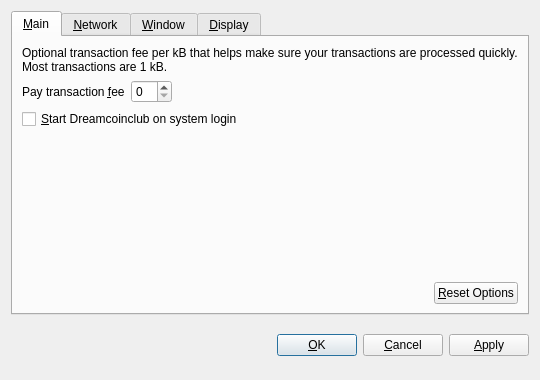
<?xml version="1.0" encoding="UTF-8"?>
<ui version="4.0">
 <class>OptionsDialog</class>
 <widget class="QDialog" name="OptionsDialog">
  <property name="geometry">
   <rect>
    <x>0</x>
    <y>0</y>
    <width>540</width>
    <height>380</height>
   </rect>
  </property>
  <property name="windowTitle">
   <string>Options</string>
  </property>
  <property name="modal">
   <bool>true</bool>
  </property>
  <layout class="QVBoxLayout" name="verticalLayout">
   <item>
    <widget class="QTabWidget" name="tabWidget">
     <property name="tabPosition">
      <enum>QTabWidget::North</enum>
     </property>
     <property name="currentIndex">
      <number>0</number>
     </property>
     <widget class="QWidget" name="tabMain">
      <attribute name="title">
       <string>&amp;Main</string>
      </attribute>
      <layout class="QVBoxLayout" name="verticalLayout_Main">
       <item>
        <widget class="QLabel" name="transactionFeeInfoLabel">
         <property name="text">
          <string>Optional transaction fee per kB that helps make sure your transactions are processed quickly. Most transactions are 1 kB.</string>
         </property>
         <property name="textFormat">
          <enum>Qt::PlainText</enum>
         </property>
         <property name="wordWrap">
          <bool>true</bool>
         </property>
        </widget>
       </item>
       <item>
        <layout class="QHBoxLayout" name="horizontalLayout_1_Main">
         <item>
          <widget class="QLabel" name="transactionFeeLabel">
           <property name="text">
            <string>Pay transaction &amp;fee</string>
           </property>
           <property name="textFormat">
            <enum>Qt::PlainText</enum>
           </property>
           <property name="buddy">
            <cstring>transactionFee</cstring>
           </property>
          </widget>
         </item>
         <item>
          <widget class="BitcoinAmountField" name="transactionFee"/>
         </item>
         <item>
          <spacer name="horizontalSpacer_1_Main">
           <property name="orientation">
            <enum>Qt::Horizontal</enum>
           </property>
           <property name="sizeHint" stdset="0">
            <size>
             <width>40</width>
             <height>20</height>
            </size>
           </property>
          </spacer>
         </item>
        </layout>
       </item>
       <item>
        <widget class="QCheckBox" name="bitcoinAtStartup">
         <property name="toolTip">
          <string>Automatically start Dreamcoinclub after logging in to the system.</string>
         </property>
         <property name="text">
          <string>&amp;Start Dreamcoinclub on system login</string>
         </property>
        </widget>
       </item>
       <item>
        <spacer name="verticalSpacer_Main">
         <property name="orientation">
          <enum>Qt::Vertical</enum>
         </property>
         <property name="sizeHint" stdset="0">
          <size>
           <width>20</width>
           <height>40</height>
          </size>
         </property>
        </spacer>
       </item>
       <item>
        <layout class="QHBoxLayout" name="horizontalLayout_2_Main">
         <item>
          <spacer name="horizontalSpacer_2_Main">
           <property name="orientation">
            <enum>Qt::Horizontal</enum>
           </property>
           <property name="sizeHint" stdset="0">
            <size>
             <width>40</width>
             <height>20</height>
            </size>
           </property>
          </spacer>
         </item>
         <item>
          <widget class="QPushButton" name="resetButton">
           <property name="toolTip">
            <string>Reset all client options to default.</string>
           </property>
           <property name="text">
            <string>&amp;Reset Options</string>
           </property>
           <property name="autoDefault">
            <bool>false</bool>
           </property>
          </widget>
         </item>
        </layout>
       </item>
      </layout>
     </widget>
     <widget class="QWidget" name="tabNetwork">
      <attribute name="title">
       <string>&amp;Network</string>
      </attribute>
      <layout class="QVBoxLayout" name="verticalLayout_Network">
       <item>
        <widget class="QCheckBox" name="mapPortUpnp">
         <property name="toolTip">
          <string>Automatically open the Dreamcoinclub client port on the router. This only works when your router supports UPnP and it is enabled.</string>
         </property>
         <property name="text">
          <string>Map port using &amp;UPnP</string>
         </property>
        </widget>
       </item>
       <item>
        <widget class="QCheckBox" name="connectSocks">
         <property name="toolTip">
          <string>Connect to the Dreamcoinclub network through a SOCKS proxy (e.g. when connecting through Tor).</string>
         </property>
         <property name="text">
          <string>&amp;Connect through SOCKS proxy:</string>
         </property>
        </widget>
       </item>
       <item>
        <layout class="QHBoxLayout" name="horizontalLayout_Network">
         <item>
          <widget class="QLabel" name="proxyIpLabel">
           <property name="text">
            <string>Proxy &amp;IP:</string>
           </property>
           <property name="textFormat">
            <enum>Qt::PlainText</enum>
           </property>
           <property name="buddy">
            <cstring>proxyIp</cstring>
           </property>
          </widget>
         </item>
         <item>
          <widget class="QValidatedLineEdit" name="proxyIp">
           <property name="maximumSize">
            <size>
             <width>140</width>
             <height>16777215</height>
            </size>
           </property>
           <property name="toolTip">
            <string>IP address of the proxy (e.g. 127.0.0.1)</string>
           </property>
          </widget>
         </item>
         <item>
          <widget class="QLabel" name="proxyPortLabel">
           <property name="text">
            <string>&amp;Port:</string>
           </property>
           <property name="textFormat">
            <enum>Qt::PlainText</enum>
           </property>
           <property name="buddy">
            <cstring>proxyPort</cstring>
           </property>
          </widget>
         </item>
         <item>
          <widget class="QLineEdit" name="proxyPort">
           <property name="maximumSize">
            <size>
             <width>55</width>
             <height>16777215</height>
            </size>
           </property>
           <property name="toolTip">
            <string>Port of the proxy (e.g. 9050)</string>
           </property>
          </widget>
         </item>
         <item>
          <widget class="QLabel" name="socksVersionLabel">
           <property name="text">
            <string>SOCKS &amp;Version:</string>
           </property>
           <property name="textFormat">
            <enum>Qt::PlainText</enum>
           </property>
           <property name="buddy">
            <cstring>socksVersion</cstring>
           </property>
          </widget>
         </item>
         <item>
          <widget class="QValueComboBox" name="socksVersion">
           <property name="toolTip">
            <string>SOCKS version of the proxy (e.g. 5)</string>
           </property>
          </widget>
         </item>
         <item>
          <spacer name="horizontalSpacer_Network">
           <property name="orientation">
            <enum>Qt::Horizontal</enum>
           </property>
           <property name="sizeHint" stdset="0">
            <size>
             <width>40</width>
             <height>20</height>
            </size>
           </property>
          </spacer>
         </item>
        </layout>
       </item>
       <item>
        <spacer name="verticalSpacer_Network">
         <property name="orientation">
          <enum>Qt::Vertical</enum>
         </property>
         <property name="sizeHint" stdset="0">
          <size>
           <width>20</width>
           <height>40</height>
          </size>
         </property>
        </spacer>
       </item>
      </layout>
     </widget>
     <widget class="QWidget" name="tabWindow">
      <attribute name="title">
       <string>&amp;Window</string>
      </attribute>
      <layout class="QVBoxLayout" name="verticalLayout_Window">
       <item>
        <widget class="QCheckBox" name="minimizeToTray">
         <property name="toolTip">
          <string>Show only a tray icon after minimizing the window.</string>
         </property>
         <property name="text">
          <string>&amp;Minimize to the tray instead of the taskbar</string>
         </property>
        </widget>
       </item>
       <item>
        <widget class="QCheckBox" name="minimizeOnClose">
         <property name="toolTip">
          <string>Minimize instead of exit the application when the window is closed. When this option is enabled, the application will be closed only after selecting Quit in the menu.</string>
         </property>
         <property name="text">
          <string>M&amp;inimize on close</string>
         </property>
        </widget>
       </item>
       <item>
        <spacer name="verticalSpacer_Window">
         <property name="orientation">
          <enum>Qt::Vertical</enum>
         </property>
         <property name="sizeHint" stdset="0">
          <size>
           <width>20</width>
           <height>40</height>
          </size>
         </property>
        </spacer>
       </item>
      </layout>
     </widget>
     <widget class="QWidget" name="tabDisplay">
      <attribute name="title">
       <string>&amp;Display</string>
      </attribute>
      <layout class="QVBoxLayout" name="verticalLayout_Display">
       <item>
        <layout class="QHBoxLayout" name="horizontalLayout_1_Display">
         <item>
          <widget class="QLabel" name="langLabel">
           <property name="text">
            <string>User Interface &amp;language:</string>
           </property>
           <property name="textFormat">
            <enum>Qt::PlainText</enum>
           </property>
           <property name="buddy">
            <cstring>lang</cstring>
           </property>
          </widget>
         </item>
         <item>
          <widget class="QValueComboBox" name="lang">
           <property name="toolTip">
            <string>The user interface language can be set here. This setting will take effect after restarting Dreamcoinclub.</string>
           </property>
          </widget>
         </item>
        </layout>
       </item>
       <item>
        <layout class="QHBoxLayout" name="horizontalLayout_2_Display">
         <item>
          <widget class="QLabel" name="unitLabel">
           <property name="text">
            <string>&amp;Unit to show amounts in:</string>
           </property>
           <property name="textFormat">
            <enum>Qt::PlainText</enum>
           </property>
           <property name="buddy">
            <cstring>unit</cstring>
           </property>
          </widget>
         </item>
         <item>
          <widget class="QValueComboBox" name="unit">
           <property name="toolTip">
            <string>Choose the default subdivision unit to show in the interface and when sending coins.</string>
           </property>
          </widget>
         </item>
        </layout>
       </item>
       <item>
        <widget class="QCheckBox" name="displayAddresses">
         <property name="toolTip">
          <string>Whether to show Dreamcoinclub addresses in the transaction list or not.</string>
         </property>
         <property name="text">
          <string>&amp;Display addresses in transaction list</string>
         </property>
        </widget>
       </item>
       <item>
        <spacer name="verticalSpacer_Display">
         <property name="orientation">
          <enum>Qt::Vertical</enum>
         </property>
         <property name="sizeHint" stdset="0">
          <size>
           <width>20</width>
           <height>40</height>
          </size>
         </property>
        </spacer>
       </item>
      </layout>
     </widget>
    </widget>
   </item>
   <item>
    <layout class="QHBoxLayout" name="horizontalLayout_Buttons">
     <item>
      <spacer name="horizontalSpacer_1">
       <property name="orientation">
        <enum>Qt::Horizontal</enum>
       </property>
       <property name="sizeHint" stdset="0">
        <size>
         <width>40</width>
         <height>48</height>
        </size>
       </property>
      </spacer>
     </item>
     <item>
      <widget class="QLabel" name="statusLabel">
       <property name="font">
        <font>
         <weight>75</weight>
         <bold>true</bold>
        </font>
       </property>
       <property name="text">
        <string/>
       </property>
       <property name="textFormat">
        <enum>Qt::PlainText</enum>
       </property>
       <property name="wordWrap">
        <bool>true</bool>
       </property>
      </widget>
     </item>
     <item>
      <spacer name="horizontalSpacer_2">
       <property name="orientation">
        <enum>Qt::Horizontal</enum>
       </property>
       <property name="sizeHint" stdset="0">
        <size>
         <width>40</width>
         <height>48</height>
        </size>
       </property>
      </spacer>
     </item>
     <item>
      <widget class="QPushButton" name="okButton">
       <property name="text">
        <string>&amp;OK</string>
       </property>
      </widget>
     </item>
     <item>
      <widget class="QPushButton" name="cancelButton">
       <property name="text">
        <string>&amp;Cancel</string>
       </property>
       <property name="autoDefault">
        <bool>false</bool>
       </property>
      </widget>
     </item>
     <item>
      <widget class="QPushButton" name="applyButton">
       <property name="text">
        <string>&amp;Apply</string>
       </property>
       <property name="autoDefault">
        <bool>false</bool>
       </property>
      </widget>
     </item>
    </layout>
   </item>
  </layout>
 </widget>
 <customwidgets>
  <customwidget>
   <class>BitcoinAmountField</class>
   <extends>QSpinBox</extends>
   <header>bitcoinamountfield.h</header>
  </customwidget>
  <customwidget>
   <class>QValueComboBox</class>
   <extends>QComboBox</extends>
   <header>qvaluecombobox.h</header>
  </customwidget>
  <customwidget>
   <class>QValidatedLineEdit</class>
   <extends>QLineEdit</extends>
   <header>qvalidatedlineedit.h</header>
  </customwidget>
 </customwidgets>
 <resources/>
 <connections/>
</ui>
